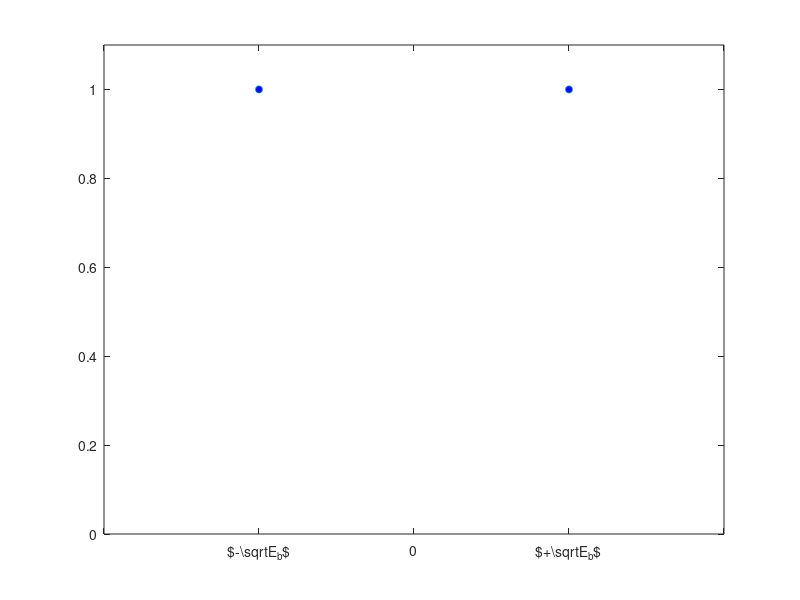

MATLAB code for this plot:
x=[-5 5];
y=[1 1];

h = plot(x,y,'o','MarkerSize',5, 'MarkerFaceColor', 'b');
set(groot,'defaultAxesTickLabelInterpreter','latex');
xticks([-10,-5,0,5,10])
xticklabels({'', '$-\sqrt{E_b}$','0', '$+\sqrt{E_b}$', ''});
ylim([0 1.1]);
xlim([-10 10]);
